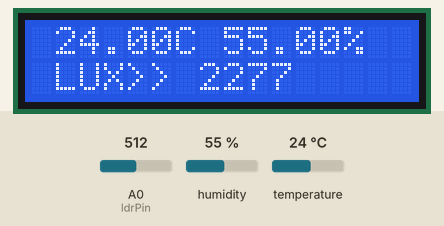
Bench run of a sketch on a simulated Arduino Uno, built with avr-gcc and run on an emulated ATmega328P. On the bench: 16×2 character LCD. Inputs (shaded band) come from the test bench; at power-on: humidity 55 %, A0 (ldrPin) = 512, temperature 24 °C. What the sketch prints to the serial monitor is not drawn.

Above: at 1.2 s.
1.3 s: humidity set to 22 %
At 3.2 s:
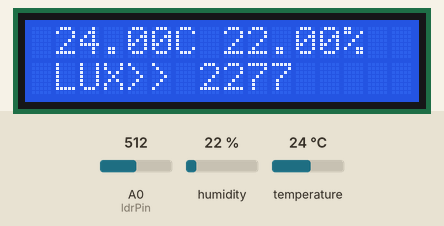
7.4 s: A0 (ldrPin) set to 716
At 8.3 s:
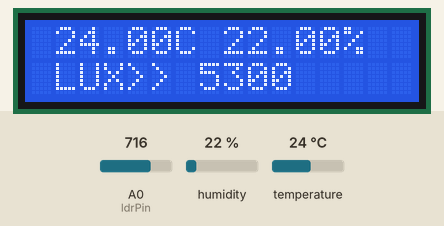
8.9 s: A0 (ldrPin) set to 816
At 10.0 s:
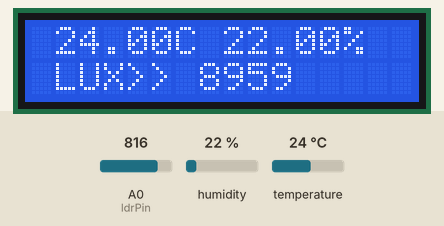
10.5 s: A0 (ldrPin) set to 848
At 11.7 s:
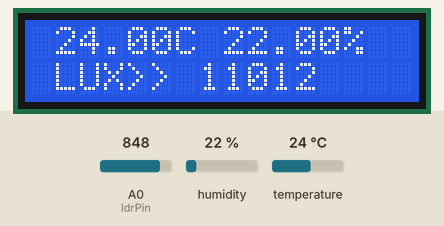
16.6 s: temperature set to 12 °C
At 17.2 s:
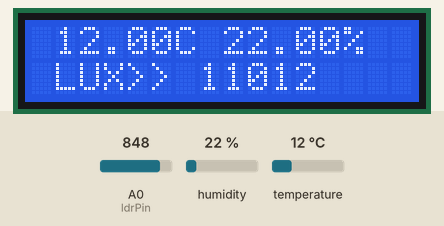
18.1 s: humidity set to 40 %
At 19.0 s:
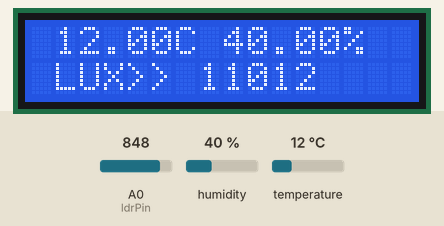
Timing chart, 0 to 21.1 s (numbered marks = the images above; inputs shaded):
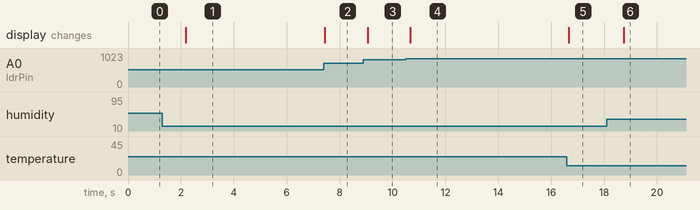

The sketch:

sample.ino
```cpp
#include <LiquidCrystal_I2C.h>
#include "DHT.h"
#define DHTPIN 2
#define DHTTYPE DHT11
DHT dht(DHTPIN, DHTTYPE);
LiquidCrystal_I2C lcd(0x27, 16, 2);
int ldrPin = A0;
float ldrStatus = 0;

void setup()
{
  lcd.init();
  lcd.clear();
  lcd.backlight();      // Make sure backlight is on
  Serial.begin(9600);
  Serial.println(F("DHTxx test!"));
  dht.begin();
  pinMode(ldrPin, INPUT);
}

void loop()
{
  lcd.clear();
  float h = dht.readHumidity();
  float t = dht.readTemperature();
  float r2 = 220;
  float ldrStatus = analogRead(ldrPin);
  float v2 = (ldrStatus / 204.6);
  float v1 = (5 - v2);
  float r1 = (v1 * 220) / (5 - v1);
  int lux =  (500 / (r1 / 1000));

  //Serial.println(ldrStatus);
  lcd.setCursor(1, 0);  //Set cursor to character 2 on line 0
  lcd.print(t);
  lcd.print('C');

  lcd.setCursor(8, 0);  //Set cursor to character 2 on line 0
  lcd.print(h);
  lcd.print('%');
  lcd.setCursor(1, 1);  //Set cursor to character 2 on line 0
  lcd.print("LUX>> ");
  lcd.print(lux);

  delay(200);

}
```

Measured:
- after the input at 1.3 s, the display: changes after 0.88 s (image 1)
- after the input at 7.4 s, the display: changes after 0.05 s (image 2)
- after the input at 8.9 s, the display: changes after 0.16 s (image 3)
- after the input at 10.5 s, the display: changes after 0.17 s (image 4)
- after the input at 16.6 s, the display: changes after 0.07 s (image 5)
- after the input at 18.1 s, the display: changes after 0.64 s (image 6)
